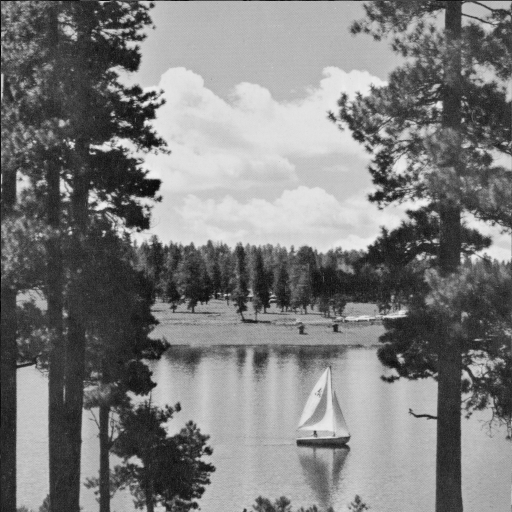
%> input picture LAKE.TIF, 512 x 512 px
$ octave q1_2.m   (GNU Octave 9; MATLAB toolbox functions it lacks are replaced by stand-ins)
%> lines starting %> are read from the running program, lines starting %| are printed output that depends on the picture
### solutions/create_mat_dct.m
function mat = create_mat_dct(M)
    p = 1:M-1;
    q = 0:M-1;
    q = 2*q + 1;
    k = q.*p';
    mat1 = sqrt(2/M)*cos((pi*k)/(2*M));
    mat2(1, 1:M) = sqrt(1/M);
    mat = [mat2; mat1];
end

### solutions/q1_2.m
clear all;
clc;

im = imread('LAKE.TIF');
%> im is the input picture: size 512x512 uint8; min 1, max 239, mean 124.7

qm = [16, 11, 10, 16, 24, 40, 51, 61;
    12, 12, 14, 19, 26, 58, 60, 55;
    14, 13, 16, 24, 40, 57, 69, 56;
    14, 17, 22, 29, 51, 87, 80, 62;
    18, 22 37, 56, 68, 109, 103, 77;
    24, 35, 55, 64, 81, 104, 113, 92;
    49, 64, 78, 87, 103, 121, 120, 101;
    72, 92, 95, 98, 112, 100, 103, 99];

c = 2;

im1 = im(420:427, 45:52);
%> im1 = [196 202 195 192 126 76 55 42; 195 198 197 189 133 78 57 51; 199 200 199 194 149 83 54 43; 193 201 193 195 157 80 52 55; 200 195 202 197 149 71 49 60; 192 204 201 197 139 65 59 45; 191 193 198 192 127 67 60 58; 193 192 199 190 127 72 74 62]
im2 = im(427:434, 298:305);
%> im2 = [188 194 186 173 164 169 180 187; 186 173 153 158 172 195 204 211; 177 164 176 186 207 210 216 216; 178 179 197 197 196 205 201 206; 158 179 173 186 183 184 194 187; 171 158 177 180 185 179 178 182; 176 174 183 177 174 180 176 181; 183 184 170 180 177 172 182 174]
im3 = im(30:37, 230:237);
%> im3 = [187 185 182 187 183 186 184 184; 187 185 182 187 181 185 181 182; 183 185 192 183 194 186 178 189; 186 184 185 191 179 186 183 181; 183 184 187 178 190 182 181 187; 188 181 182 189 184 184 185 181; 181 181 180 185 186 185 183 184; 182 185 187 184 187 181 185 186]

im1 = double(im1);
im2 = double(im2);
im3 = double(im3);

F = create_mat_dct(8);

imDCT1 = myDCT(im1, F);
%> in myDCT, `a = F*im;`: a = [551.2 560.4 560 546.6 391.4 209.3 162.6 147.1; 4.4 6.46 -3.81 -1.29 5.56 12.41 -11.66 -13.76; -2.8 -3.41 -1.42 -6.53 -29.84 -1.96 13.7 -1.06; -0.631 3.96 1.92 3.15 -8.13 -10.74 -5.99 -5.26; 1.77 -1.77 -2.12 0.707 3.89 2.12 0 7.78; -3.36 2.43 -4.56 0.903 1.08 1.21 -3.05 -4.4; 1.54 5.62 2.12 2.71 2.79 0.812 3.51 -11.81; 5.52 -5.02 3.47 0.762 -1.53 0.404 -4.57 1.61]
%> in myDCT, `a = a*F';`: a = [1106.1 476.1 -119.6 -85.9 50.88 15.94 -24.47 -1.37; -0.601 11.26 -8.94 15.64 -3 -8.27 3.77 -6.64; -11.78 -5.54 17.63 -5.79 -16.67 17.65 -0.0936 -6.62; -7.68 11.02 0.877 -8.38 -0.00876 2.33 -3.32 -2.58; 4.38 -5.17 1.95 0.638 5.63 -2.54 1.76 -0.299; -3.44 1.17 -3.98 2.78 -0.639 -3.03 -3.12 -3.73; 2.58 7.78 -6.09 4.73 -5.95 2.76 -5.88 1.3; 0.232 2.81 1.08 -0.471 4.27 2.56 7.73 0.657]
%> imDCT1 has the same summary as a in myDCT
imDCT2 = myDCT(im2, F);
%> imDCT2 = [1462.6 -49.02 12.61 1.44 1.38 3.56 0.0552 0.024; 25.76 -22.16 25.45 4.51 -3.17 -3.21 2.32 -0.749; -28.89 35.18 28.53 2.1 -1.68 -1.8 -4.78 -2.41; -34.19 25.27 -0.57 -14.26 -3.66 -1.26 1.11 -0.763; 3.88 26.87 -5.97 -15.56 -9.38 -1.08 -11.46 -5.86; 18.29 15.19 -12.49 -13.54 -2.06 1.46 14.54 4.17; 5.06 0.148 -13.78 -0.113 8.68 3.38 -0.282 8.46; -1.46 -4.03 -4.86 -2.69 -4.27 -1.92 -8.67 -0.535]
imDCT3 = myDCT(im3, F);
%> imDCT3 = [1475.1 2.19 -4.26 -0.251 4.63 -1.37 2.44 -0.585; 2.58 4.14 1.01 1.12 -0.29 -0.223 2.94 -4.32; -0.655 -1.66 1.59 0.715 -0.147 1.32 -3.44 -2.23; -3.09 -0.641 2.65 5.28 1.38 4.9 -2.66 -2.44; 0.375 0.531 2.61 -2.37 -2.63 0.344 -1.22 1.02; 0.224 -1.61 -2.41 1.2 0.0109 3.67 -0.0564 -4.95; 5.28 0.496 -1.69 -1.51 1.28 -1.71 1.41 4.49; 1.38 -4.52 -0.989 -1.97 0.971 -12.83 3.02 9.41]

imq1 = myDCT_quantization(imDCT1, qm, c);
%> in myDCT_quantization, `a = imDCT./qm;`: a = [34.57 21.64 -5.98 -2.68 1.06 0.199 -0.24 -0.0113; -0.025 0.469 -0.319 0.412 -0.0578 -0.0713 0.0314 -0.0604; -0.421 -0.213 0.551 -0.121 -0.208 0.155 -0.000678 -0.0591; -0.274 0.324 0.0199 -0.145 -8.59e-05 0.0134 -0.0207 -0.0208; 0.122 -0.118 0.0263 0.0057 0.0414 -0.0116 0.00856 -0.00194; -0.0717 0.0167 -0.0361 0.0217 -0.00395 -0.0146 -0.0138 -0.0203; 0.0263 0.0608 -0.0391 0.0272 -0.0289 0.0114 -0.0245 0.00644; 0.00161 0.0153 0.00567 -0.0024 0.0191 0.0128 0.0375 0.00332]
%> in myDCT_quantization, `a = round(a);`: a = [35 22 -6 -3 1 0 0 0; 0 0 0 0 0 0 0 0; 0 0 1 0 0 0 0 0; 0 0 0 0 0 0 0 0; 0 0 0 0 0 0 0 0; 0 0 0 0 0 0 0 0; 0 0 0 0 0 0 0 0; 0 0 0 0 0 0 0 0]
%> imq1 has the same summary as a in myDCT_quantization
imq2 = myDCT_quantization(imDCT2, qm, c);
%> imq2 = [46 -2 1 0 0 0 0 0; 1 -1 1 0 0 0 0 0; -1 1 1 0 0 0 0 0; -1 1 0 0 0 0 0 0; 0 1 0 0 0 0 0 0; 0 0 0 0 0 0 0 0; 0 0 0 0 0 0 0 0; 0 0 0 0 0 0 0 0]
imq3 = myDCT_quantization(imDCT3, qm, c);
%> imq3 = [46 0 0 0 0 0 0 0; 0 0 0 0 0 0 0 0; 0 0 0 0 0 0 0 0; 0 0 0 0 0 0 0 0; 0 0 0 0 0 0 0 0; 0 0 0 0 0 0 0 0; 0 0 0 0 0 0 0 0; 0 0 0 0 0 0 0 0]

imdq1 = myDCT_dequantization(imq1, qm, c);
%> in myDCT_dequantization, `a = imDCT.*qm;`: a = [1120 484 -120 -96 48 0 0 0; 0 0 0 0 0 0 0 0; 0 0 32 0 0 0 0 0; 0 0 0 0 0 0 0 0; 0 0 0 0 0 0 0 0; 0 0 0 0 0 0 0 0; 0 0 0 0 0 0 0 0; 0 0 0 0 0 0 0 0]
%> imdq1 has the same summary as a in myDCT_dequantization
imdq2 = myDCT_dequantization(imq2, qm, c);
%> imdq2 = [1472 -44 20 0 0 0 0 0; 24 -24 28 0 0 0 0 0; -28 26 32 0 0 0 0 0; -28 34 0 0 0 0 0 0; 0 44 0 0 0 0 0 0; 0 0 0 0 0 0 0 0; 0 0 0 0 0 0 0 0; 0 0 0 0 0 0 0 0]
imdq3 = myDCT_dequantization(imq3, qm, c);
%> imdq3 = [1472 0 0 0 0 0 0 0; 0 0 0 0 0 0 0 0; 0 0 0 0 0 0 0 0; 0 0 0 0 0 0 0 0; 0 0 0 0 0 0 0 0; 0 0 0 0 0 0 0 0; 0 0 0 0 0 0 0 0; 0 0 0 0 0 0 0 0]

imr1 = myIDCT(imdq1, F);
%> in myIDCT, `a = F'*im;`: a = [396 171.1 -27.64 -33.94 16.97 0 0 0; 396 171.1 -36.3 -33.94 16.97 0 0 0; 396 171.1 -48.55 -33.94 16.97 0 0 0; 396 171.1 -57.21 -33.94 16.97 0 0 0; 396 171.1 -57.21 -33.94 16.97 0 0 0; 396 171.1 -48.55 -33.94 16.97 0 0 0; 396 171.1 -36.3 -33.94 16.97 0 0 0; 396 171.1 -27.64 -33.94 16.97 0 0 0]
%> in myIDCT, `a = a*F;`: a = [203 203.2 203.5 184.9 132.6 75.11 54.26 63.42; 199 201.5 205.1 188.9 136.6 76.77 52.6 59.42; 193.4 199.2 207.5 194.5 142.3 79.11 50.26 53.77; 189.4 197.5 209.1 198.5 146.3 80.77 48.6 49.77; 189.4 197.5 209.1 198.5 146.3 80.77 48.6 49.77; 193.4 199.2 207.5 194.5 142.3 79.11 50.26 53.77; 199 201.5 205.1 188.9 136.6 76.77 52.6 59.42; 203 203.2 203.5 184.9 132.6 75.11 54.26 63.42]
%> imr1 has the same summary as a in myIDCT
imr2 = myIDCT(imdq2, F);
%> imr2 = [203 192.3 176.7 164.4 161.6 168.7 180.3 188.9; 178.7 175 170.9 171.3 179 192.8 207.7 217.4; 168 170.1 174.9 183.3 194.9 207.9 219.5 226.3; 178.2 181.3 186.5 192.1 196.8 199.7 201.1 201.5; 180.1 182.9 186.9 189.8 189.8 187.1 183.1 180.3; 169.3 172.1 176.4 180.6 183.1 183.5 182.7 181.8; 172 172.6 173.7 175.6 178.1 180.9 183.2 184.6; 187.9 184.9 180.5 176.6 174.7 175.1 176.9 178.4]
imr3 = myIDCT(imdq3, F);
%> imr3 = [184 184 184 184 184 184 184 184; 184 184 184 184 184 184 184 184; 184 184 184 184 184 184 184 184; 184 184 184 184 184 184 184 184; 184 184 184 184 184 184 184 184; 184 184 184 184 184 184 184 184; 184 184 184 184 184 184 184 184; 184 184 184 184 184 184 184 184]

subplot(2,3,1);
imshow(uint8(im1));
subplot(2,3,4);
imshow(uint8(imr1));

subplot(2,3,2);
imshow(uint8(im2));
subplot(2,3,5);
imshow(uint8(imr2));

subplot(2,3,3);
imshow(uint8(im3));
subplot(2,3,6);
imshow(uint8(imr3));
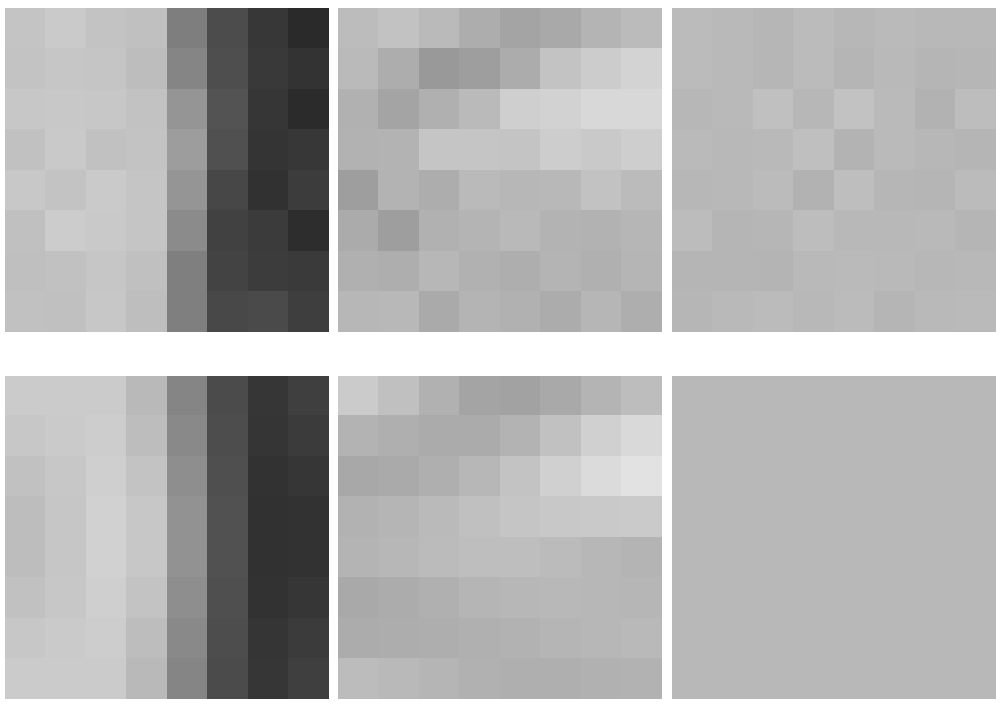
%> figure redrawn from the program's plot data, 6 panels

function a = myDCT(im, F)
    a = F*im;
    a = a*F';
end

function a = myDCT_quantization(imDCT, qm, c)
    qm = qm*c;
    a = imDCT./qm;
    a = round(a);
end

function a = myDCT_dequantization(imDCT, qm, c)
    qm = qm*c;
    a = imDCT.*qm;
end

function a = myIDCT(im, F)
    a = F'*im;
    a = a*F;
end
